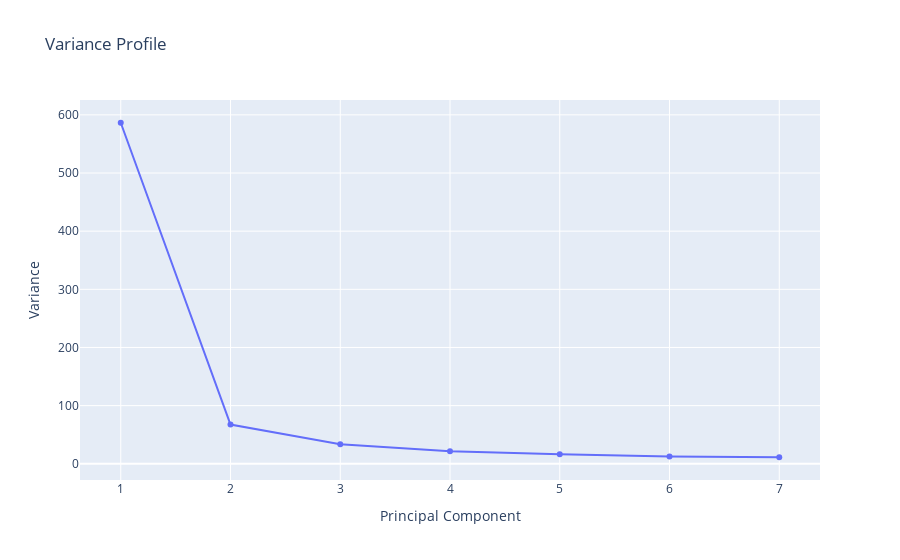

The code cell stored with this chart in its notebook:
### Markdown cell above
### Variance Profile

The following plot shows the **total variance** of the trajectory and how it is **distributed** along the different **eigenvectors**. **Variance** appears in Å² and **eigenvectors** are shown according to **eigenvalues** descending order, the first one being the **most important** one and the last that with the **lower contribution to variance**. This graph indicates the **size of the flexibility space** (the higher the variance, the higher the flexibility) and how it is distributed in different **modes**.

### Code cell
# Plotting Variance Profile
y = np.array(pcz_info['Eigen_Values'])
x = list(range(1,len(y)+1))

plotly.offline.init_notebook_mode(connected=True)

fig = {
    "data": [go.Scatter(x=x, y=y)],
    "layout": go.Layout(title="Variance Profile",
                        xaxis=dict(title = "Principal Component"),
                        yaxis=dict(title = "Variance")
                       )
}

plotly.offline.iplot(fig)

### Figure 1 — Plotly figure (JSON) as saved in the notebook; plotly's stock layout.template omitted (floating-point values rounded to 4 significant figures)
{"data": [{"type": "scatter", "x": [1, 2, 3, 4, 5, 6, 7], "y": [586.4, 67.5, 33.47, 21.37, 16.6, 12.65, 11.24]}], "layout": {"title": {"text": "Variance Profile"}, "xaxis": {"title": {"text": "Principal Component"}}, "yaxis": {"title": {"text": "Variance"}}}}
